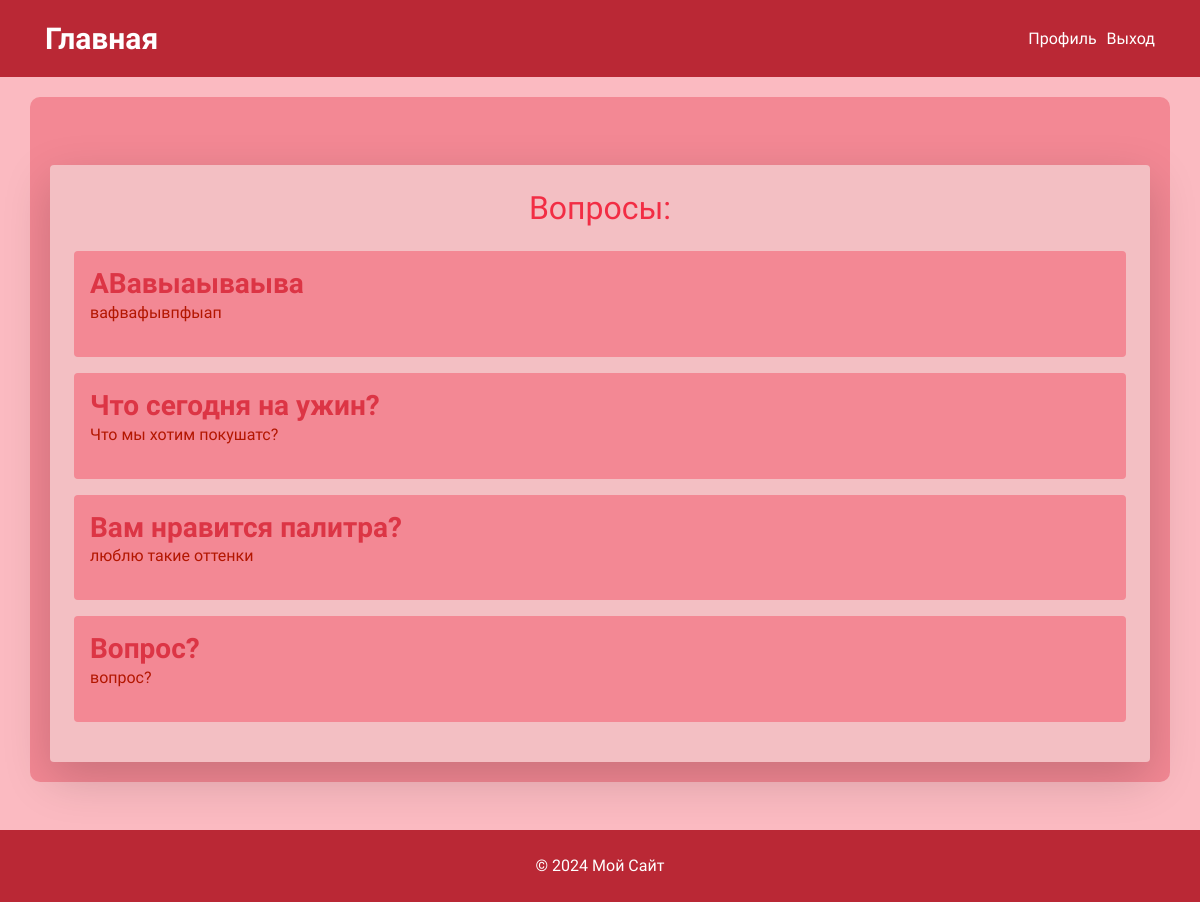
Page /polls/ (signed in) on the committed database.
### polls/models.py (models this page shows, shortened)
class Question(models.Model):
    text = models.CharField("Вопрос",max_length=200)
    pub_date = models.DateTimeField('Дата публикации')
    short_description = models.CharField(max_length=250, null=True)
    description = models.TextField(null=True)
    image = models.ImageField(upload_to='polls/questions', blank=True)
    votes = models.IntegerField(default=0, blank=True)
    voted_by = models.ManyToManyField(User, related_name='voted_questions', blank=True)
    def was_published_recently(self):
        return self.pub_date >= timezone.now() - datetime.timedelta(days=3)

### polls/views.py (the view)
# urls.py: path('', views.IndexView.as_view(), name='index'),
class IndexView(generic.ListView):
    template_name = 'polls/index.html'
    context_object_name = 'latest_question_list'
    def get_queryset(self):
        return Question.objects.order_by('-pub_date')

### polls/templates/polls/index.html
{% extends 'polls/base.html' %}
{% block content %}
<div class="container mt-5 p-4 rounded shadow-lg" style="background-color: #F3BFC3;">
    {% if latest_question_list %}
        <h2 class="text-center" style="color: #F22D44;">Вопросы:</h2>
        <ul class="list-unstyled mt-4">
            {% for question in latest_question_list %}
                {% if question.was_published_recently or user.is_superuser %}
                    <li class="question-item p-3 mb-3 rounded" style="background-color: #F38894;">
                        <a class="h3 text-danger font-weight-bold" href="{% url 'polls:detail' question.id %}" style="color: #F22D44;">
                            {{ question.text }}
                        </a>
                        <p style="color: #b31600;">{{ question.short_description }}</p>
                    </li>
                {% endif %}
            {% endfor %}
        </ul>
    {% else %}
        <h2 class="text-center" style="color: #F22D44;">
            Вопросов нет.
        </h2>
    {% endif %}
</div>
{% endblock %}

### rows in the picture
Question: text "АВавыаываыва", short_description "вафвафывпфыап"
Question: text "Что сегодня на ужин?", short_description "Что мы хотим покушатс?"
Question: text "Вам нравится палитра?", short_description "люблю такие оттенки"
Question: text "Вопрос?", short_description "вопрос?"
